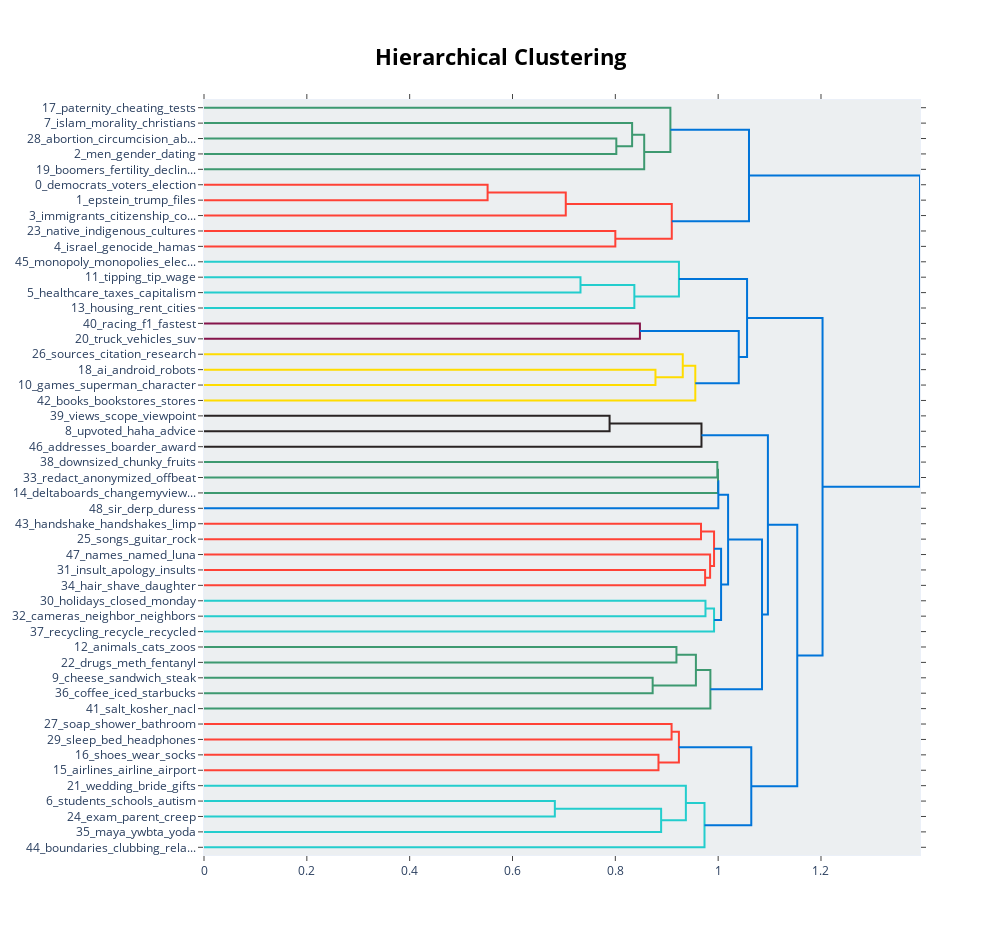

The notebook cell this image was saved under:
### Code cell
topic_model.visualize_hierarchy()

### Figure 1 — Plotly figure (JSON) as saved in the notebook; plotly's stock layout.template omitted (floating-point values rounded to 4 significant figures)
{"data": [{"hoverinfo": "text", "marker": {"color": "rgb(61,153,112)"}, "mode": "lines", "type": "scatter", "x": [0.0, 0.8019, 0.8019, 0.0], "xaxis": "x", "y": [-25.0, -25.0, -35.0, -35.0], "yaxis": "y"}, {"hoverinfo": "text", "marker": {"color": "rgb(61,153,112)"}, "mode": "lines", "type": "scatter", "x": [0.0, 0.8326, 0.8326, 0.8019], "xaxis": "x", "y": [-15.0, -15.0, -30.0, -30.0], "yaxis": "y"}, {"hoverinfo": "text", "marker": {"color": "rgb(61,153,112)"}, "mode": "lines", "type": "scatter", "x": [0.8326, 0.8562, 0.8562, 0.0], "xaxis": "x", "y": [-22.5, -22.5, -45.0, -45.0], "yaxis": "y"}, {"hoverinfo": "text", "marker": {"color": "rgb(61,153,112)"}, "mode": "lines", "type": "scatter", "x": [0.0, 0.9071, 0.9071, 0.8562], "xaxis": "x", "y": [-5.0, -5.0, -33.75, -33.75], "yaxis": "y"}, {"hoverinfo": "text", "marker": {"color": "rgb(255,65,54)"}, "mode": "lines", "type": "scatter", "x": [0.0, 0.5516, 0.5516, 0.0], "xaxis": "x", "y": [-55.0, -55.0, -65.0, -65.0], "yaxis": "y"}, {"hoverinfo": "text", "marker": {"color": "rgb(255,65,54)"}, "mode": "lines", "type": "scatter", "x": [0.5516, 0.7036, 0.7036, 0.0], "xaxis": "x", "y": [-60.0, -60.0, -75.0, -75.0], "yaxis": "y"}, {"hoverinfo": "text", "marker": {"color": "rgb(255,65,54)"}, "mode": "lines", "type": "scatter", "x": [0.0, 0.8, 0.8, 0.0], "xaxis": "x", "y": [-85.0, -85.0, -95.0, -95.0], "yaxis": "y"}, {"hoverinfo": "text", "marker": {"color": "rgb(255,65,54)"}, "mode": "lines", "type": "scatter", "x": [0.7036, 0.9098, 0.9098, 0.8], "xaxis": "x", "y": [-67.5, -67.5, -90.0, -90.0], "yaxis": "y"}, {"hoverinfo": "text", "marker": {"color": "rgb(0,116,217)"}, "mode": "lines", "type": "scatter", "x": [0.9071, 1.06, 1.06, 0.9098], "xaxis": "x", "y": [-19.38, -19.38, -78.75, -78.75], "yaxis": "y"}, {"hoverinfo": "text", "marker": {"color": "rgb(35,205,205)"}, "mode": "lines", "type": "scatter", "x": [0.0, 0.7322, 0.7322, 0.0], "xaxis": "x", "y": [-115.0, -115.0, -125.0, -125.0], "yaxis": "y"}, {"hoverinfo": "text", "marker": {"color": "rgb(35,205,205)"}, "mode": "lines", "type": "scatter", "x": [0.7322, 0.837, 0.837, 0.0], "xaxis": "x", "y": [-120.0, -120.0, -135.0, -135.0], "yaxis": "y"}, {"hoverinfo": "text", "marker": {"color": "rgb(35,205,205)"}, "mode": "lines", "type": "scatter", "x": [0.0, 0.9237, 0.9237, 0.837], "xaxis": "x", "y": [-105.0, -105.0, -127.5, -127.5], "yaxis": "y"}, {"hoverinfo": "text", "marker": {"color": "rgb(133,20,75)"}, "mode": "lines", "type": "scatter", "x": [0.0, 0.8478, 0.8478, 0.0], "xaxis": "x", "y": [-145.0, -145.0, -155.0, -155.0], "yaxis": "y"}, {"hoverinfo": "text", "marker": {"color": "rgb(255,220,0)"}, "mode": "lines", "type": "scatter", "x": [0.0, 0.8781, 0.8781, 0.0], "xaxis": "x", "y": [-175.0, -175.0, -185.0, -185.0], "yaxis": "y"}, {"hoverinfo": "text", "marker": {"color": "rgb(255,220,0)"}, "mode": "lines", "type": "scatter", "x": [0.0, 0.9311, 0.9311, 0.8781], "xaxis": "x", "y": [-165.0, -165.0, -180.0, -180.0], "yaxis": "y"}, {"hoverinfo": "text", "marker": {"color": "rgb(255,220,0)"}, "mode": "lines", "type": "scatter", "x": [0.9311, 0.9555, 0.9555, 0.0], "xaxis": "x", "y": [-172.5, -172.5, -195.0, -195.0], "yaxis": "y"}, {"hoverinfo": "text", "marker": {"color": "rgb(0,116,217)"}, "mode": "lines", "type": "scatter", "x": [0.8478, 1.04, 1.04, 0.9555], "xaxis": "x", "y": [-150.0, -150.0, -183.8, -183.8], "yaxis": "y"}, {"hoverinfo": "text", "marker": {"color": "rgb(0,116,217)"}, "mode": "lines", "type": "scatter", "x": [0.9237, 1.056, 1.056, 1.04], "xaxis": "x", "y": [-116.2, -116.2, -166.9, -166.9], "yaxis": "y"}, {"hoverinfo": "text", "marker": {"color": "rgb(40,35,35)"}, "mode": "lines", "type": "scatter", "x": [0.0, 0.7888, 0.7888, 0.0], "xaxis": "x", "y": [-205.0, -205.0, -215.0, -215.0], "yaxis": "y"}, {"hoverinfo": "text", "marker": {"color": "rgb(40,35,35)"}, "mode": "lines", "type": "scatter", "x": [0.7888, 0.9676, 0.9676, 0.0], "xaxis": "x", "y": [-210.0, -210.0, -225.0, -225.0], "yaxis": "y"}, {"hoverinfo": "text", "marker": {"color": "rgb(61,153,112)"}, "mode": "lines", "type": "scatter", "x": [0.0, 0.9984, 0.9984, 0.0], "xaxis": "x", "y": [-235.0, -235.0, -245.0, -245.0], "yaxis": "y"}, {"hoverinfo": "text", "marker": {"color": "rgb(61,153,112)"}, "mode": "lines", "type": "scatter", "x": [0.9984, 0.9997, 0.9997, 0.0], "xaxis": "x", "y": [-240.0, -240.0, -255.0, -255.0], "yaxis": "y"}, {"hoverinfo": "text", "marker": {"color": "rgb(0,116,217)"}, "mode": "lines", "type": "scatter", "x": [0.9997, 1.0, 1.0, 0.0], "xaxis": "x", "y": [-247.5, -247.5, -265.0, -265.0], "yaxis": "y"}, {"hoverinfo": "text", "marker": {"color": "rgb(255,65,54)"}, "mode": "lines", "type": "scatter", "x": [0.0, 0.9667, 0.9667, 0.0], "xaxis": "x", "y": [-275.0, -275.0, -285.0, -285.0], "yaxis": "y"}, {"hoverinfo": "text", "marker": {"color": "rgb(255,65,54)"}, "mode": "lines", "type": "scatter", "x": [0.0, 0.9746, 0.9746, 0.0], "xaxis": "x", "y": [-305.0, -305.0, -315.0, -315.0], "yaxis": "y"}, {"hoverinfo": "text", "marker": {"color": "rgb(255,65,54)"}, "mode": "lines", "type": "scatter", "x": [0.0, 0.9843, 0.9843, 0.9746], "xaxis": "x", "y": [-295.0, -295.0, -310.0, -310.0], "yaxis": "y"}, {"hoverinfo": "text", "marker": {"color": "rgb(255,65,54)"}, "mode": "lines", "type": "scatter", "x": [0.9667, 0.992, 0.992, 0.9843], "xaxis": "x", "y": [-280.0, -280.0, -302.5, -302.5], "yaxis": "y"}, {"hoverinfo": "text", "marker": {"color": "rgb(35,205,205)"}, "mode": "lines", "type": "scatter", "x": [0.0, 0.9753, 0.9753, 0.0], "xaxis": "x", "y": [-325.0, -325.0, -335.0, -335.0], "yaxis": "y"}, {"hoverinfo": "text", "marker": {"color": "rgb(35,205,205)"}, "mode": "lines", "type": "scatter", "x": [0.9753, 0.992, 0.992, 0.0], "xaxis": "x", "y": [-330.0, -330.0, -345.0, -345.0], "yaxis": "y"}, {"hoverinfo": "text", "marker": {"color": "rgb(0,116,217)"}, "mode": "lines", "type": "scatter", "x": [0.992, 1.006, 1.006, 0.992], "xaxis": "x", "y": [-291.2, -291.2, -337.5, -337.5], "yaxis": "y"}, {"hoverinfo": "text", "marker": {"color": "rgb(0,116,217)"}, "mode": "lines", "type": "scatter", "x": [1.0, 1.019, 1.019, 1.006], "xaxis": "x", "y": [-256.2, -256.2, -314.4, -314.4], "yaxis": "y"}, {"hoverinfo": "text", "marker": {"color": "rgb(61,153,112)"}, "mode": "lines", "type": "scatter", "x": [0.0, 0.9189, 0.9189, 0.0], "xaxis": "x", "y": [-355.0, -355.0, -365.0, -365.0], "yaxis": "y"}, {"hoverinfo": "text", "marker": {"color": "rgb(61,153,112)"}, "mode": "lines", "type": "scatter", "x": [0.0, 0.8726, 0.8726, 0.0], "xaxis": "x", "y": [-375.0, -375.0, -385.0, -385.0], "yaxis": "y"}, {"hoverinfo": "text", "marker": {"color": "rgb(61,153,112)"}, "mode": "lines", "type": "scatter", "x": [0.9189, 0.9567, 0.9567, 0.8726], "xaxis": "x", "y": [-360.0, -360.0, -380.0, -380.0], "yaxis": "y"}, {"hoverinfo": "text", "marker": {"color": "rgb(61,153,112)"}, "mode": "lines", "type": "scatter", "x": [0.9567, 0.9849, 0.9849, 0.0], "xaxis": "x", "y": [-370.0, -370.0, -395.0, -395.0], "yaxis": "y"}, {"hoverinfo": "text", "marker": {"color": "rgb(0,116,217)"}, "mode": "lines", "type": "scatter", "x": [1.019, 1.085, 1.085, 0.9849], "xaxis": "x", "y": [-285.3, -285.3, -382.5, -382.5], "yaxis": "y"}, {"hoverinfo": "text", "marker": {"color": "rgb(0,116,217)"}, "mode": "lines", "type": "scatter", "x": [0.9676, 1.097, 1.097, 1.085], "xaxis": "x", "y": [-217.5, -217.5, -333.9, -333.9], "yaxis": "y"}, {"hoverinfo": "text", "marker": {"color": "rgb(255,65,54)"}, "mode": "lines", "type": "scatter", "x": [0.0, 0.9094, 0.9094, 0.0], "xaxis": "x", "y": [-405.0, -405.0, -415.0, -415.0], "yaxis": "y"}, {"hoverinfo": "text", "marker": {"color": "rgb(255,65,54)"}, "mode": "lines", "type": "scatter", "x": [0.0, 0.8839, 0.8839, 0.0], "xaxis": "x", "y": [-425.0, -425.0, -435.0, -435.0], "yaxis": "y"}, {"hoverinfo": "text", "marker": {"color": "rgb(255,65,54)"}, "mode": "lines", "type": "scatter", "x": [0.9094, 0.9236, 0.9236, 0.8839], "xaxis": "x", "y": [-410.0, -410.0, -430.0, -430.0], "yaxis": "y"}, {"hoverinfo": "text", "marker": {"color": "rgb(35,205,205)"}, "mode": "lines", "type": "scatter", "x": [0.0, 0.6824, 0.6824, 0.0], "xaxis": "x", "y": [-455.0, -455.0, -465.0, -465.0], "yaxis": "y"}, {"hoverinfo": "text", "marker": {"color": "rgb(35,205,205)"}, "mode": "lines", "type": "scatter", "x": [0.6824, 0.8891, 0.8891, 0.0], "xaxis": "x", "y": [-460.0, -460.0, -475.0, -475.0], "yaxis": "y"}, {"hoverinfo": "text", "marker": {"color": "rgb(35,205,205)"}, "mode": "lines", "type": "scatter", "x": [0.0, 0.9372, 0.9372, 0.8891], "xaxis": "x", "y": [-445.0, -445.0, -467.5, -467.5], "yaxis": "y"}, {"hoverinfo": "text", "marker": {"color": "rgb(35,205,205)"}, "mode": "lines", "type": "scatter", "x": [0.9372, 0.9734, 0.9734, 0.0], "xaxis": "x", "y": [-456.2, -456.2, -485.0, -485.0], "yaxis": "y"}, {"hoverinfo": "text", "marker": {"color": "rgb(0,116,217)"}, "mode": "lines", "type": "scatter", "x": [0.9236, 1.064, 1.064, 0.9734], "xaxis": "x", "y": [-420.0, -420.0, -470.6, -470.6], "yaxis": "y"}, {"hoverinfo": "text", "marker": {"color": "rgb(0,116,217)"}, "mode": "lines", "type": "scatter", "x": [1.097, 1.154, 1.154, 1.064], "xaxis": "x", "y": [-275.7, -275.7, -445.3, -445.3], "yaxis": "y"}, {"hoverinfo": "text", "marker": {"color": "rgb(0,116,217)"}, "mode": "lines", "type": "scatter", "x": [1.056, 1.203, 1.203, 1.154], "xaxis": "x", "y": [-141.6, -141.6, -360.5, -360.5], "yaxis": "y"}, {"hoverinfo": "text", "marker": {"color": "rgb(0,116,217)"}, "mode": "lines", "type": "scatter", "x": [1.06, 1.393, 1.393, 1.203], "xaxis": "x", "y": [-49.06, -49.06, -251.0, -251.0], "yaxis": "y"}], "layout": {"autosize": false, "height": 935, "hoverlabel": {"bgcolor": "white", "font": {"family": "Rockwell", "size": 16}}, "hovermode": "closest", "plot_bgcolor": "#ECEFF1", "showlegend": false, "title": {"font": {"color": "Black", "size": 22}, "text": "<b>Hierarchical Clustering</b>", "x": 0.5, "xanchor": "center", "yanchor": "top"}, "width": 1000, "xaxis": {"mirror": "allticks", "rangemode": "tozero", "showgrid": false, "showline": true, "showticklabels": true, "ticks": "outside", "type": "linear", "zeroline": false}, "yaxis": {"mirror": "allticks", "range": [-490, 0], "rangemode": "tozero", "showgrid": false, "showline": true, "showticklabels": true, "tickmode": "array", "ticks": "outside", "ticktext": ["17_paternity_cheating_tests", "7_islam_morality_christians", "28_abortion_circumcision_ab...", "2_men_gender_dating", "19_boomers_fertility_declin...", "0_democrats_voters_election", "1_epstein_trump_files", "3_immigrants_citizenship_co...", "23_native_indigenous_cultures", "4_israel_genocide_hamas", "45_monopoly_monopolies_elec...", "11_tipping_tip_wage", "5_healthcare_taxes_capitalism", "13_housing_rent_cities", "40_racing_f1_fastest", "20_truck_vehicles_suv", "26_sources_citation_research", "18_ai_android_robots", "10_games_superman_character", "42_books_bookstores_stores", "39_views_scope_viewpoint", "8_upvoted_haha_advice", "46_addresses_boarder_award", "38_downsized_chunky_fruits", "33_redact_anonymized_offbeat", "14_deltaboards_changemyview...", "48_sir_derp_duress", "43_handshake_handshakes_limp", "25_songs_guitar_rock", "47_names_named_luna", "31_insult_apology_insults", "34_hair_shave_daughter", "30_holidays_closed_monday", "32_cameras_neighbor_neighbors", "37_recycling_recycle_recycled", "12_animals_cats_zoos", "22_drugs_meth_fentanyl", "9_cheese_sandwich_steak", "36_coffee_iced_starbucks", "41_salt_kosher_nacl", "27_soap_shower_bathroom", "29_sleep_bed_headphones", "16_shoes_wear_socks", "15_airlines_airline_airport", "21_wedding_bride_gifts", "6_students_schools_autism", "24_exam_parent_creep", "35_maya_ywbta_yoda", "44_boundaries_clubbing_rela..."], "tickvals": [-5, -15, -25, -35, -45, -55, -65, -75, -85, -95, -105, -115, -125, -135, -145, -155, -165, -175, -185, -195, -205, -215, -225, -235, -245, -255, -265, -275, -285, -295, -305, -315, -325, -335, -345, -355, -365, -375, -385, -395, -405, -415, -425, -435, -445, -455, -465, -475, -485], "type": "linear", "zeroline": false}}}
